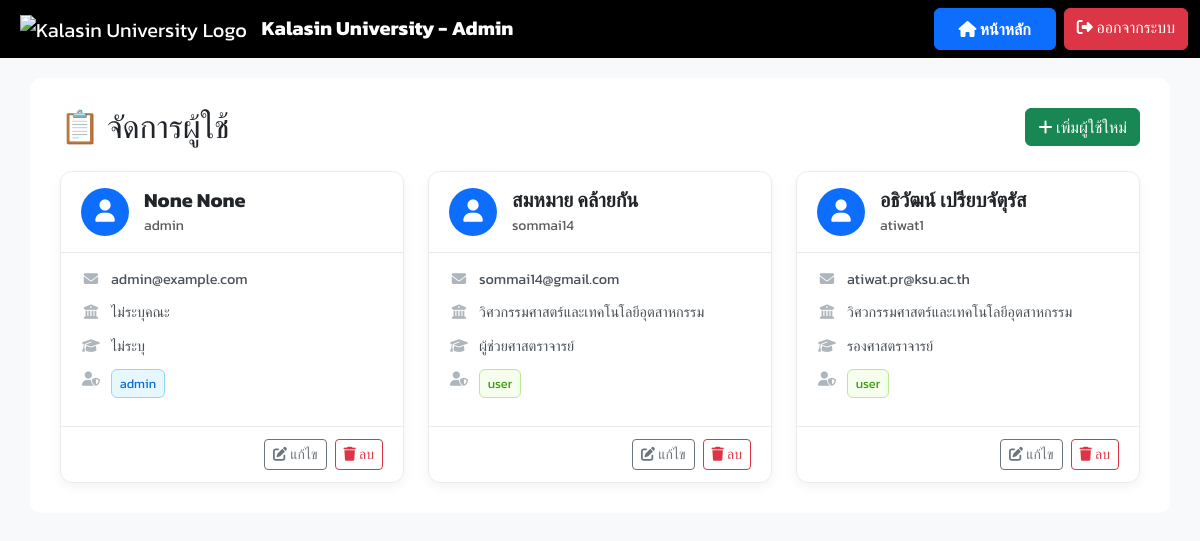
The app's page /manage_users (signed in) with its own data.
### app.py (models this page shows)
class User(db.Model, UserMixin):
    __tablename__ = "user"
    id        = db.Column(db.Integer, primary_key=True)
    username  = db.Column(db.String(80),  unique=True, nullable=False)
    password  = db.Column(db.String(128), nullable=False)   # เก็บ hash ได้ยาว ๆ
    full_name = db.Column(db.String(150), nullable=False)
    first_name = db.Column(db.String(80))
    last_name  = db.Column(db.String(80))
    faculty    = db.Column(db.String(100), nullable=False)
    email      = db.Column(db.String(120), unique=True, nullable=False)
    role       = db.Column(db.String(20),  default="user")
    phone      = db.Column(db.String(20))   # 🆕 เพิ่มบรรทัดนี้
    position = db.Column(db.String(100), nullable=True)
    requests = db.relationship(
        "AcademicRequest",
        backref="user",
        cascade="all, delete-orphan",
        lazy="dynamic"
    )
    workflow_steps = db.relationship(
        "WorkflowStep",
        backref="user",
        cascade="all, delete-orphan",
        lazy="dynamic"
    )
    contact_messages = db.relationship(
        "ContactMessage",
        back_populates="user",
        cascade="all, delete-orphan", # <-- This is the crucial instruction
        lazy="dynamic"
    )

### app.py (the view)
@app.route('/manage_users')
def manage_users():
    if 'role' not in session or session['role'] not in ['admin', ]:
        flash("❌ คุณไม่มีสิทธิ์เข้าถึงหน้านี้!", "danger")
        return redirect(url_for('admin_login'))  # ถ้าไม่ใช่ admin, ให้ไปหน้า login
    users = User.query.all()
    return render_template('manage_users.html', users=users)

### app.py (called while the page is built)
@app.template_filter("position_th")
def position_th(code):
    return POSITION_MAP.get(code, "ไม่ระบุตำแหน่ง")

@app.template_filter("faculty_th")
def faculty_th(code):
    return FACULTY_MAP.get(code, "ไม่ระบุคณะ")

@app.after_request
def add_no_cache_headers(resp):
    resp.headers['Cache-Control'] = (
        'no-store, no-cache, must-revalidate, max-age=0')
    resp.headers['Pragma'] = 'no-cache'
    resp.headers['Expires'] = '0'
    return resp

### templates/manage_users.html (shortened to what this page needs)
<!DOCTYPE html>
<html lang="th">
<head>
    <link href="https://cdn.jsdelivr.net/npm/bootstrap@5.3.3/dist/css/bootstrap.min.css" rel="stylesheet">
    <link rel="stylesheet" href="https://cdnjs.cloudflare.com/ajax/libs/font-awesome/6.4.2/css/all.min.css">
</head>
<body>
    <nav class="navbar navbar-expand-lg navbar-dark">
        <div class="container-fluid">
            <a class="navbar-brand ms-2" href="{{ url_for('admin_dashboard') }}">
                <img src="https://upload.wikimedia.org/wikipedia/th/4/4e/Kalasin_University_Seal.svg" alt="Kalasin University Logo" style="height: 50px; margin-right: 10px;">
                <strong>Kalasin University - Admin</strong>
            </a>
            <div class="ms-auto d-flex">
                <a href="{{ url_for('admin_dashboard') }}" class="btn btn-primary fw-bold px-4 py-2 me-2">
                    <i class="fas fa-home"></i> หน้าหลัก
                </a>
                <a href="{{ url_for('admin_logout') }}" class="btn btn-danger">
                    <i class="fas fa-sign-out-alt"></i> ออกจากระบบ
                </a>
            </div>
        </div>
    </nav>
    <div class="container container-custom">
        <div class="d-flex justify-content-between align-items-center mb-4">
            <h2 class="mb-0">📋 จัดการผู้ใช้</h2>
            <a href="{{ url_for('add_user') }}" class="btn btn-success">
                <i class="fas fa-plus"></i> เพิ่มผู้ใช้ใหม่
            </a>
        </div>
        <div class="row row-cols-1 row-cols-md-2 row-cols-lg-3 g-4">
            {% for user in users %}
            <div class="col">
                <div class="user-card d-flex flex-column">
                    <div class="user-card-header">
                        <div class="user-avatar">
                            <i class="fas fa-user"></i>
                        </div>
                        <div>
                            <h5 class="fw-bold mb-0">{{ user.first_name }} {{ user.last_name }}</h5>
                            <small class="text-muted">{{ user.username }}</small>
                        </div>
                    </div>
                    <div class="user-card-body">
                        <div class="user-detail">
                            <i class="fas fa-envelope fa-fw"></i>
                            <span>{{ user.email }}</span>
                        </div>
                        <div class="user-detail">
                            <i class="fas fa-building-columns fa-fw"></i>
                            <span>{{ user.faculty | faculty_th if user.faculty else 'ไม่ระบุ' }}</span>
                        </div>
                        <div class="user-detail">
                            <i class="fas fa-graduation-cap fa-fw"></i>
                            <span>{{ user.position | position_th if user.position else 'ไม่ระบุ' }}</span>
                        </div>
                        <div class="user-detail">
                            <i class="fas fa-user-shield fa-fw"></i>
                            <span class="role-badge {{ 'role-admin' if user.role == 'admin' else 'role-user' }}">
                                {{ user.role }}
                            </span>
                        </div>
                    </div>
                    <div class="user-card-footer mt-auto">
                        <div class="d-flex justify-content-end gap-2">
                            <a href="{{ url_for('edit_user', user_id=user.id) }}" class="btn btn-outline-secondary btn-sm">
                                <i class="fas fa-edit"></i> แก้ไข
                            </a>
                            <form method="POST" action="{{ url_for('delete_user', user_id=user.id) }}" onsubmit="return confirm('⚠️ ยืนยันการลบผู้ใช้ {{ user.username }} ?');">
                                <button type="submit" class="btn btn-outline-danger btn-sm">
                                    <i class="fas fa-trash"></i> ลบ
                                </button>
                            </form>
                        </div>
                    </div>
                </div>
            </div>
            {% endfor %}
        </div>
    </div>
</body>
</html>

### templates/manage_users.html (style rules this page uses)
body { font-family: 'Kanit', 'Poppins', sans-serif; background-color: #f8f9fa; }
.navbar { background: #000; }
.container-custom { background: #ffffff; border-radius: 12px; padding: 30px; box-shadow: 0 5px B0px rgba(0, 0, 0, 0.08); margin-top: 20px; }
.user-card { background: #fff; border: 1px solid #e9ecef; border-radius: 12px; box-shadow: 0 4px 12px rgba(0,0,0,.05); transition: transform 0.2s ease, box-shadow 0.2s ease; height: 100%; }
.user-card-header { display: flex; align-items: center; gap: 15px; padding: 1rem 1.25rem; border-bottom: 1px solid #e9ecef; }
.user-avatar { flex-shrink: 0; width: 48px; height: 48px; border-radius: 50%; background-color: #0d6efd; color: white; display: flex; align-items: center; justify-content: center; font-size: 1.4rem; }
.user-card-body { padding: 1rem 1.25rem; }
.user-detail { display: flex; align-items: flex-start; margin-bottom: 0.75rem; color: #495057; font-size: 0.9rem; }
.user-detail i.fa-fw { width: 20px; margin-right: 10px; color: #adb5bd; text-align: center; margin-top: 3px; }
.user-card-footer { background-color: transparent; border-top: 1px solid #e9ecef; padding: 0.75rem 1.25rem; }
.role-badge { font-size: 0.8rem; padding: 0.3em 0.6em; border-radius: 6px; }
.role-admin { background-color: #e6f7ff; color: #096dd9; border: 1px solid #91d5ff; }
.role-user { background-color: #f6ffed; color: #389e0d; border: 1px solid #b7eb8f; }

### records on screen
User: first_name "None", last_name "None", username "admin", email "admin@example.com", faculty|faculty_th "ไม่ระบุคณะ", position|position_th "ไม่ระบุ", role "admin"
User: first_name "สมหมาย", last_name "คล้ายกัน", username "sommai14", email "sommai14@gmail.com", faculty|faculty_th "วิศวกรรมศาสตร์และเทคโนโลยีอุตสาหกรรม", position|position_th "ผู้ช่วยศาสตราจารย์", role "user"
User: first_name "อธิวัฒน์", last_name "เปรียบจัตุรัส", username "atiwat1", email "atiwat.pr@ksu.ac.th", faculty|faculty_th "วิศวกรรมศาสตร์และเทคโนโลยีอุตสาหกรรม", position|position_th "รองศาสตราจารย์", role "user"
